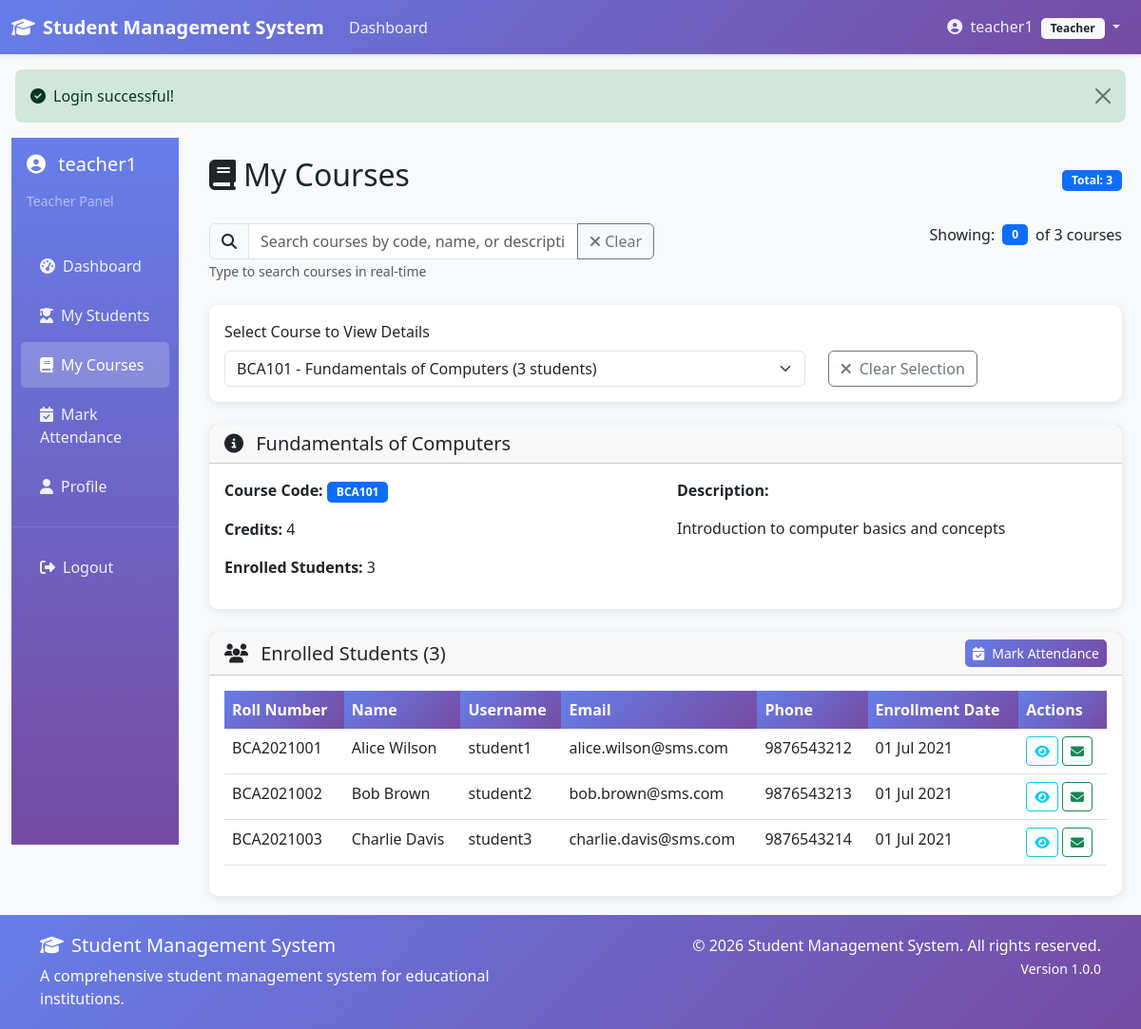
/teacher/courses.php?course_id=1 (signed in), run on the app's committed database.
### tables this page shows
CREATE TABLE courses (
    id INT AUTO_INCREMENT PRIMARY KEY,
    course_code VARCHAR(20) UNIQUE NOT NULL COMMENT 'Unique course identifier',
    course_name VARCHAR(100) NOT NULL COMMENT 'Course title',
    description TEXT DEFAULT NULL COMMENT 'Course description and objectives',
    credits INT NOT NULL DEFAULT 3 COMMENT 'Course credit hours',
    course_type ENUM('core', 'elective', 'optional') DEFAULT 'core' COMMENT 'Course type',
    department_id INT DEFAULT NULL COMMENT 'Department offering this course',
    semester VARCHAR(20) DEFAULT NULL COMMENT 'Semester offering',
    academic_year VARCHAR(10) DEFAULT NULL COMMENT 'Academic year',
    max_students INT DEFAULT 50 COMMENT 'Maximum students allowed',
    current_students INT DEFAULT 0 COMMENT 'Currently enrolled students',
    prerequisites TEXT DEFAULT NULL COMMENT 'Course prerequisites',
    learning_outcomes TEXT DEFAULT NULL COMMENT 'Learning outcomes',
    syllabus TEXT DEFAULT NULL COMMENT 'Course syllabus',
    teacher_id INT DEFAULT NULL COMMENT 'Assigned teacher',
    is_active BOOLEAN DEFAULT TRUE COMMENT 'Course status',
    created_at TIMESTAMP DEFAULT CURRENT_TIMESTAMP COMMENT 'Course creation time',
    updated_at TIMESTAMP DEFAULT CURRENT_TIMESTAMP ON UPDATE CURRENT_TIMESTAMP COMMENT 'Last update time',
    
     
    FOREIGN KEY (department_id) REFERENCES departments(id) ON DELETE SET NULL,
    FOREIGN KEY (teacher_id) REFERENCES teachers(id) ON DELETE SET NULL,
    
     
    INDEX idx_course_code (course_code),
    INDEX idx_course_name (course_name),
    INDEX idx_semester (semester),
    INDEX idx_academic_year (academic_year)
);

CREATE TABLE students (
    id INT AUTO_INCREMENT PRIMARY KEY,
    user_id INT UNIQUE NOT NULL COMMENT 'Link to users table',
    first_name VARCHAR(50) NOT NULL COMMENT 'Student first name',
    last_name VARCHAR(50) NOT NULL COMMENT 'Student last name',
    roll_number VARCHAR(20) UNIQUE NOT NULL COMMENT 'Unique roll number (e.g., BCA2021001)',
    date_of_birth DATE NOT NULL COMMENT 'Student date of birth',
    gender ENUM('male', 'female', 'other') NOT NULL COMMENT 'Student gender',
    phone VARCHAR(15) DEFAULT NULL COMMENT 'Contact phone number',
    address TEXT DEFAULT NULL COMMENT 'Residential address',
    enrollment_date DATE NOT NULL COMMENT 'Date of enrollment in institution',
    batch_year VARCHAR(10) DEFAULT NULL COMMENT 'Academic batch year',
    semester VARCHAR(20) DEFAULT NULL COMMENT 'Current semester',
    section VARCHAR(10) DEFAULT NULL COMMENT 'Class section',
    blood_group VARCHAR(5) DEFAULT NULL COMMENT 'Blood group for medical records',
    nationality VARCHAR(50) DEFAULT NULL COMMENT 'Student nationality',
    religion VARCHAR(50) DEFAULT NULL COMMENT 'Student religion',
    category ENUM('general', 'sc', 'st', 'obc', 'other') DEFAULT 'general' COMMENT 'Student category',
    admission_type ENUM('regular', 'management', 'nri', 'other') DEFAULT 'regular' COMMENT 'Type of admission',
    father_name VARCHAR(50) DEFAULT NULL COMMENT 'Father name',
    mother_name VARCHAR(50) DEFAULT NULL COMMENT 'Mother name',
    guardian_name VARCHAR(50) DEFAULT NULL COMMENT 'Guardian name',
    parent_phone VARCHAR(15) DEFAULT NULL COMMENT 'Parent/guardian contact',
    parent_email VARCHAR(100) DEFAULT NULL COMMENT 'Parent/guardian email',
    emergency_contact VARCHAR(15) DEFAULT NULL COMMENT 'Emergency contact number',
    created_at TIMESTAMP DEFAULT CURRENT_TIMESTAMP COMMENT 'Record creation time',
    updated_at TIMESTAMP DEFAULT CURRENT_TIMESTAMP ON UPDATE CURRENT_TIMESTAMP COMMENT 'Last update time',
    
     
    FOREIGN KEY (user_id) REFERENCES users(id) ON DELETE CASCADE,
    
     
    INDEX idx_roll_number (roll_number),
    INDEX idx_batch_year (batch_year),
    INDEX idx_enrollment_date (enrollment_date),
    INDEX idx_first_name (first_name),
    INDEX idx_last_name (last_name)
);

CREATE TABLE users (
    id INT AUTO_INCREMENT PRIMARY KEY,
    username VARCHAR(50) UNIQUE NOT NULL COMMENT 'Login username - unique across system',
    email VARCHAR(100) UNIQUE NOT NULL COMMENT 'User email - unique across system',
    password VARCHAR(255) NOT NULL COMMENT 'Hashed password using bcrypt',
    role ENUM('admin', 'teacher', 'student') NOT NULL COMMENT 'User role for access control',
    profile_image VARCHAR(255) DEFAULT NULL COMMENT 'Profile picture path',
    is_active BOOLEAN DEFAULT TRUE COMMENT 'Account status (active/inactive)',
    last_login TIMESTAMP NULL COMMENT 'Last login timestamp',
    password_reset_token VARCHAR(255) DEFAULT NULL COMMENT 'Password reset token',
    password_reset_expires TIMESTAMP NULL COMMENT 'Password reset token expiry',
    created_at TIMESTAMP DEFAULT CURRENT_TIMESTAMP COMMENT 'Account creation time',
    updated_at TIMESTAMP DEFAULT CURRENT_TIMESTAMP ON UPDATE CURRENT_TIMESTAMP COMMENT 'Last update time',
    
     
    INDEX idx_username (username),
    INDEX idx_email (email),
    INDEX idx_role (role),
    INDEX idx_is_active (is_active)
);

CREATE TABLE enrollments (
    id INT AUTO_INCREMENT PRIMARY KEY,
    student_id INT NOT NULL COMMENT 'Enrolled student',
    course_id INT NOT NULL COMMENT 'Course enrolled in',
    enrollment_date DATE NOT NULL COMMENT 'Date of enrollment',
    status ENUM('active', 'completed', 'dropped', 'suspended') DEFAULT 'active' COMMENT 'Enrollment status',
    enrollment_type ENUM('regular', 'late', 'transfer') DEFAULT 'regular' COMMENT 'Type of enrollment',
    fees_paid DECIMAL(10,2) DEFAULT 0.00 COMMENT 'Fees paid amount',
    fees_total DECIMAL(10,2) DEFAULT 0.00 COMMENT 'Total fees amount',
    payment_status ENUM('pending', 'partial', 'completed', 'waived') DEFAULT 'pending' COMMENT 'Payment status',
    grade_obtained VARCHAR(10) DEFAULT NULL COMMENT 'Final grade obtained',
    grade_points DECIMAL(5,2) DEFAULT NULL COMMENT 'Grade points earned',
    attendance_percentage DECIMAL(5,2) DEFAULT NULL COMMENT 'Overall attendance percentage',
    completion_date DATE DEFAULT NULL COMMENT 'Course completion date',
    dropout_date DATE DEFAULT NULL COMMENT 'Date of dropout if applicable',
    dropout_reason TEXT DEFAULT NULL COMMENT 'Reason for dropping',
    created_at TIMESTAMP DEFAULT CURRENT_TIMESTAMP COMMENT 'Enrollment creation time',
    updated_at TIMESTAMP DEFAULT CURRENT_TIMESTAMP ON UPDATE CURRENT_TIMESTAMP COMMENT 'Last update time',
    
     
    FOREIGN KEY (student_id) REFERENCES students(id) ON DELETE CASCADE,
    FOREIGN KEY (course_id) REFERENCES courses(id) ON DELETE CASCADE,
    
     
    UNIQUE KEY unique_enrollment (student_id, course_id),
    
     
    INDEX idx_enrollment_date (enrollment_date),
    INDEX idx_status (status),
    INDEX idx_student_course (student_id, course_id)
);

### teacher/courses.php (the view, shortened to what the rows shown need)
<?php
require_once __DIR__ . '/../config/config.php';
$courseStudents = [];
$selectedCourse = null;
try {
    $pdo = getDBConnection();
    $stmt = $pdo->prepare("SELECT id FROM teachers WHERE user_id = ?");
    $stmt->execute([getUserId()]);
    $teacher = $stmt->fetch();
    if ($teacher) {
        $teacherId = $teacher['id'];
        $courseId = isset($_GET['course_id']) ? (int)$_GET['course_id'] : 0;
        if ($courseId > 0) {
            $stmt = $pdo->prepare("
                SELECT c.*, COUNT(e.student_id) as enrolled_students
                FROM courses c
                LEFT JOIN enrollments e ON c.id = e.course_id AND e.status = 'active'
                WHERE c.id = ? AND c.teacher_id = ?
                GROUP BY c.id
            ");
            $stmt->execute([$courseId, $teacherId]);
            $selectedCourse = $stmt->fetch();
            if ($selectedCourse) {
                $stmt = $pdo->prepare("
                    SELECT s.*, u.username, u.email, e.enrollment_date
                    FROM students s
                    JOIN users u ON s.user_id = u.id
                    JOIN enrollments e ON s.id = e.student_id
                    WHERE e.course_id = ? AND e.status = 'active'
                    ORDER BY s.first_name, s.last_name
                ");
                $stmt->execute([$courseId]);
                $courseStudents = $stmt->fetchAll();
            }
        }
    }
} catch (PDOException $e) {
    setErrorMessage('Database error: ' . $e->getMessage());
}
?>
<?php include __DIR__ . '/../includes/header.php'; ?>
<div class="container-fluid">
    <div class="row">
        <div class="col-md-9 col-lg-10 main-content">
            <div class="d-flex justify-content-between align-items-center mb-4">
                <h2><i class="fas fa-book me-2"></i>My Courses</h2>
            </div>
            <?php if ($selectedCourse): ?>
                <div class="card mb-4">
                    <div class="card-header">
                        <h5 class="mb-0">
                            <i class="fas fa-info-circle me-2"></i>
                            <?php echo htmlspecialchars($selectedCourse['course_name']); ?>
                        </h5>
                    </div>
                    <div class="card-body">
                        <div class="row">
                            <div class="col-md-6">
                                <p><strong>Course Code:</strong> <span class="badge bg-primary"><?php echo htmlspecialchars($selectedCourse['course_code']); ?></span></p>
                                <p><strong>Credits:</strong> <?php echo $selectedCourse['credits']; ?></p>
                                <p><strong>Enrolled Students:</strong> <?php echo $selectedCourse['enrolled_students']; ?></p>
                            </div>
                            <div class="col-md-6">
                                <p><strong>Description:</strong></p>
                                <p><?php echo htmlspecialchars($selectedCourse['description'] ?: 'No description available'); ?></p>
                            </div>
                        </div>
                    </div>
                </div>
                <div class="card">
                    <div class="card-header d-flex justify-content-between align-items-center">
                        <h5 class="mb-0">
                            <i class="fas fa-users me-2"></i>
                            Enrolled Students (<?php echo count($courseStudents); ?>)
                        </h5>
                        <a href="attendance.php" class="btn btn-sm btn-primary">
                            <i class="fas fa-calendar-check me-2"></i>Mark Attendance
                        </a>
                    </div>
                    <div class="card-body">
                        <?php if (empty($courseStudents)): ?>
                            <div class="text-center py-4">
                                <i class="fas fa-user-graduate fa-3x text-muted mb-3"></i>
                                <h5>No students enrolled</h5>
                                <p class="text-muted">No students have enrolled in this course yet.</p>
                            </div>
                        <?php else: ?>
                            <div class="table-responsive">
                                <table class="table table-hover">
                                    <thead>
                                        <tr>
                                            <th>Roll Number</th>
                                            <th>Name</th>
                                            <th>Username</th>
                                            <th>Email</th>
                                            <th>Phone</th>
                                            <th>Enrollment Date</th>
                                            <th>Actions</th>
                                        </tr>
                                    </thead>
                                    <tbody>
                                        <?php foreach ($courseStudents as $student): ?>
                                            <tr>
                                                <td><?php echo htmlspecialchars($student['roll_number']); ?></td>
                                                <td><?php echo htmlspecialchars($student['first_name'] . ' ' . $student['last_name']); ?></td>
                                                <td><?php echo htmlspecialchars($student['username']); ?></td>
                                                <td><?php echo htmlspecialchars($student['email']); ?></td>
                                                <td><?php echo htmlspecialchars($student['phone']); ?></td>
                                                <td><?php echo formatDate($student['enrollment_date']); ?></td>
                                                <td>
                                                    <button class="btn btn-sm btn-outline-info" onclick="viewStudent(<?php echo $student['id']; ?>)">
                                                        <i class="fas fa-eye"></i>
                                                    </button>
                                                    <button class="btn btn-sm btn-outline-success" onclick="contactStudent('<?php echo htmlspecialchars($student['email']); ?>')">
                                                        <i class="fas fa-envelope"></i>
                                                    </button>
                                                </td>
                                            </tr>
                                        <?php endforeach; ?>
                                    </tbody>
                                </table>
                            </div>
                        <?php endif; ?>
                    </div>
                </div>
            <?php endif; ?>
        </div>
    </div>
</div>
<?php include __DIR__ . '/../includes/footer.php'; ?>

### data on the page
courses: course_name "Fundamentals of Computers", course_code "BCA101", credits "4", description "Introduction to computer basics and concepts"
students: roll_number "BCA2021001", first_name+last_name "Alice Wilson", user.username "student1", user.email "alice.wilson@sms.com", phone "9876543212", enrollments.enrollment_date "01 Jul 2021"
students: roll_number "BCA2021002", first_name+last_name "Bob Brown", user.username "student2", user.email "bob.brown@sms.com", phone "9876543213", enrollments.enrollment_date "01 Jul 2021"
students: roll_number "BCA2021003", first_name+last_name "Charlie Davis", user.username "student3", user.email "charlie.davis@sms.com", phone "9876543214", enrollments.enrollment_date "01 Jul 2021"

### other printed values
APP_NAME "Student Management System"
$_SESSION['username'] "teacher1"
getUserRole() "Teacher"
$successMessage "Login successful!"
$role "Teacher"
count($myCourses) "3"
$selectedCourse['enrolled_students'] "3"
count($courseStudents) "3"
APP_VERSION "1.0.0"
form field value "BCA101 - Fundamentals of Computers (3 students)"
